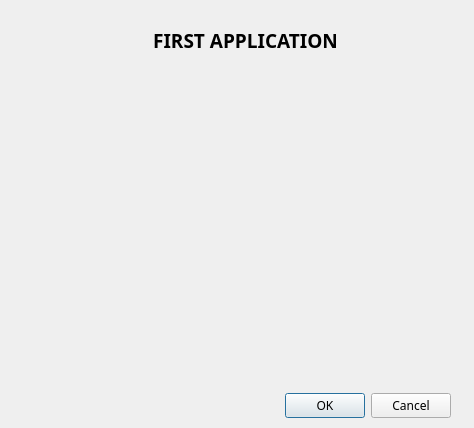
<?xml version="1.0" encoding="UTF-8"?>
<ui version="4.0">
 <class>FirstApplication</class>
 <widget class="QDialog" name="FirstApplication">
  <property name="geometry">
   <rect>
    <x>0</x>
    <y>0</y>
    <width>474</width>
    <height>428</height>
   </rect>
  </property>
  <property name="font">
   <font>
    <family>Cascadia Mono Light</family>
    <weight>50</weight>
    <bold>false</bold>
   </font>
  </property>
  <property name="windowTitle">
   <string>First Application</string>
  </property>
  <property name="sizeGripEnabled">
   <bool>false</bool>
  </property>
  <widget class="QDialogButtonBox" name="buttonBox">
   <property name="geometry">
    <rect>
     <x>150</x>
     <y>390</y>
     <width>301</width>
     <height>32</height>
    </rect>
   </property>
   <property name="orientation">
    <enum>Qt::Horizontal</enum>
   </property>
   <property name="standardButtons">
    <set>QDialogButtonBox::Cancel|QDialogButtonBox::Ok</set>
   </property>
  </widget>
  <widget class="QLabel" name="label">
   <property name="geometry">
    <rect>
     <x>130</x>
     <y>10</y>
     <width>231</width>
     <height>61</height>
    </rect>
   </property>
   <property name="font">
    <font>
     <family>JetBrainsMonoNL NF Medium</family>
    </font>
   </property>
   <property name="lineWidth">
    <number>4</number>
   </property>
   <property name="text">
    <string>&lt;html&gt;&lt;head/&gt;&lt;body&gt;&lt;p align=&quot;center&quot;&gt;&lt;span style=&quot; font-size:14pt; font-weight:600;&quot;&gt;FIRST APPLICATION&lt;/span&gt;&lt;/p&gt;&lt;/body&gt;&lt;/html&gt;</string>
   </property>
  </widget>
 </widget>
 <resources/>
 <connections>
  <connection>
   <sender>buttonBox</sender>
   <signal>accepted()</signal>
   <receiver>FirstApplication</receiver>
   <slot>accept()</slot>
   <hints>
    <hint type="sourcelabel">
     <x>248</x>
     <y>254</y>
    </hint>
    <hint type="destinationlabel">
     <x>157</x>
     <y>274</y>
    </hint>
   </hints>
  </connection>
  <connection>
   <sender>buttonBox</sender>
   <signal>rejected()</signal>
   <receiver>FirstApplication</receiver>
   <slot>reject()</slot>
   <hints>
    <hint type="sourcelabel">
     <x>316</x>
     <y>260</y>
    </hint>
    <hint type="destinationlabel">
     <x>286</x>
     <y>274</y>
    </hint>
   </hints>
  </connection>
 </connections>
</ui>
